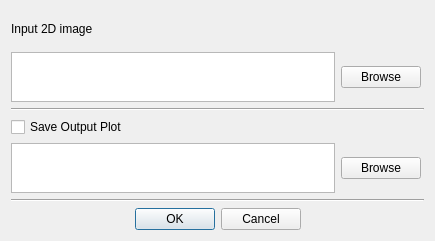
<?xml version="1.0" encoding="UTF-8"?>
<ui version="4.0">
 <class>NewDialog</class>
 <widget class="QDialog" name="NewDialog">
  <property name="geometry">
   <rect>
    <x>0</x>
    <y>0</y>
    <width>435</width>
    <height>241</height>
   </rect>
  </property>
  <property name="windowTitle">
   <string>New FFT From Image</string>
  </property>
  <layout class="QGridLayout" name="gridLayout_2">
   <item row="0" column="0">
    <layout class="QGridLayout" name="gridLayout">
     <item row="6" column="0">
      <widget class="QDialogButtonBox" name="buttonBox">
       <property name="orientation">
        <enum>Qt::Horizontal</enum>
       </property>
       <property name="standardButtons">
        <set>QDialogButtonBox::Cancel|QDialogButtonBox::Ok</set>
       </property>
       <property name="centerButtons">
        <bool>true</bool>
       </property>
      </widget>
     </item>
     <item row="2" column="0">
      <widget class="Line" name="line_4">
       <property name="orientation">
        <enum>Qt::Horizontal</enum>
       </property>
      </widget>
     </item>
     <item row="0" column="0">
      <widget class="QLabel" name="labelInput">
       <property name="text">
        <string>Input 2D image</string>
       </property>
      </widget>
     </item>
     <item row="5" column="0">
      <widget class="Line" name="line_2">
       <property name="orientation">
        <enum>Qt::Horizontal</enum>
       </property>
      </widget>
     </item>
     <item row="3" column="0">
      <widget class="QCheckBox" name="checkBoxSaveOutput">
       <property name="enabled">
        <bool>true</bool>
       </property>
       <property name="autoFillBackground">
        <bool>false</bool>
       </property>
       <property name="text">
        <string>Save Output Plot</string>
       </property>
       <property name="checked">
        <bool>false</bool>
       </property>
      </widget>
     </item>
     <item row="1" column="0">
      <layout class="QHBoxLayout" name="horizontalLayoutInput">
       <property name="sizeConstraint">
        <enum>QLayout::SetDefaultConstraint</enum>
       </property>
       <property name="rightMargin">
        <number>3</number>
       </property>
       <item>
        <widget class="QPlainTextEdit" name="inputTextEdit">
         <property name="maximumSize">
          <size>
           <width>3464356</width>
           <height>50</height>
          </size>
         </property>
         <property name="sizeAdjustPolicy">
          <enum>QAbstractScrollArea::AdjustIgnored</enum>
         </property>
         <property name="lineWrapMode">
          <enum>QPlainTextEdit::WidgetWidth</enum>
         </property>
        </widget>
       </item>
       <item>
        <widget class="QPushButton" name="inputBrowseButton">
         <property name="text">
          <string>Browse</string>
         </property>
        </widget>
       </item>
      </layout>
     </item>
     <item row="4" column="0">
      <layout class="QHBoxLayout" name="horizontalLayoutOutput">
       <property name="rightMargin">
        <number>3</number>
       </property>
       <item>
        <widget class="QPlainTextEdit" name="outputTextEdit">
         <property name="maximumSize">
          <size>
           <width>16777215</width>
           <height>50</height>
          </size>
         </property>
        </widget>
       </item>
       <item>
        <widget class="QPushButton" name="outputBrowseButton">
         <property name="text">
          <string>Browse</string>
         </property>
        </widget>
       </item>
      </layout>
     </item>
    </layout>
   </item>
  </layout>
 </widget>
 <resources/>
 <connections>
  <connection>
   <sender>buttonBox</sender>
   <signal>accepted()</signal>
   <receiver>NewDialog</receiver>
   <slot>accept()</slot>
   <hints>
    <hint type="sourcelabel">
     <x>248</x>
     <y>254</y>
    </hint>
    <hint type="destinationlabel">
     <x>157</x>
     <y>274</y>
    </hint>
   </hints>
  </connection>
  <connection>
   <sender>buttonBox</sender>
   <signal>rejected()</signal>
   <receiver>NewDialog</receiver>
   <slot>reject()</slot>
   <hints>
    <hint type="sourcelabel">
     <x>316</x>
     <y>260</y>
    </hint>
    <hint type="destinationlabel">
     <x>286</x>
     <y>274</y>
    </hint>
   </hints>
  </connection>
 </connections>
</ui>
